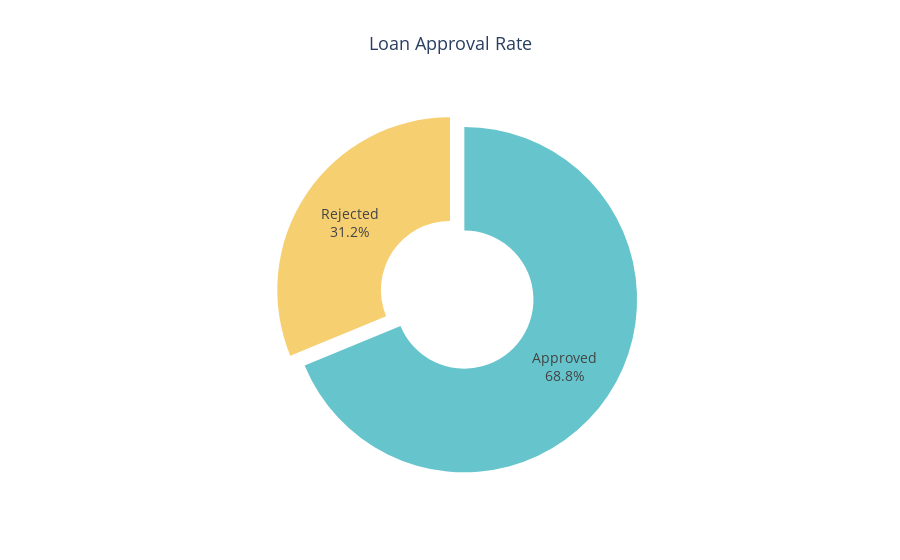

Notebook code cell kept with this figure:
### Code cell
import plotly.express as px

# Calculating loan approval rate
loan_approval_rate = Loan_Dataset['Loan_Status'].value_counts(normalize=True) * 100

# Creating an interactive pie chart
fig = px.pie(values=loan_approval_rate.values, names=loan_approval_rate.index, 
             title='Loan Approval Rate', 
             color=loan_approval_rate.index, 
             color_discrete_sequence=px.colors.qualitative.Pastel,
             hole=0.4)  

# Updating layout for better styling
fig.update_traces(textposition='inside', textinfo='percent+label', pull=[0.1, 0]) 
fig.update_layout(font_size=14, title_font_size=18, title_x=0.5, showlegend=False)


fig.show()

### Figure 1 — Plotly figure (JSON) as saved in the notebook; plotly's stock layout.template omitted (floating-point values rounded to 4 significant figures)
{"data": [{"customdata": [["Approved"], ["Rejected"]], "domain": {"x": [0, 1], "y": [0, 1]}, "hole": 0.4, "hovertemplate": "label=%{label}<br>value=%{value}<br>color=%{customdata[0]}<extra></extra>", "labels": ["Approved", "Rejected"], "legendgroup": "", "marker": {"colors": ["rgb(102, 197, 204)", "rgb(246, 207, 113)"]}, "name": "", "pull": [0.1, 0], "showlegend": true, "textinfo": "percent+label", "textposition": "inside", "type": "pie", "values": [68.78, 31.22]}], "layout": {"autosize": true, "font": {"size": 14}, "legend": {"tracegroupgap": 0}, "piecolorway": ["rgb(102, 197, 204)", "rgb(246, 207, 113)", "rgb(248, 156, 116)", "rgb(220, 176, 242)", "rgb(135, 197, 95)", "rgb(158, 185, 243)", "rgb(254, 136, 177)", "rgb(201, 219, 116)", "rgb(139, 224, 164)", "rgb(180, 151, 231)", "rgb(179, 179, 179)"], "showlegend": false, "title": {"font": {"size": 18}, "text": "Loan Approval Rate", "x": 0.5}}}
